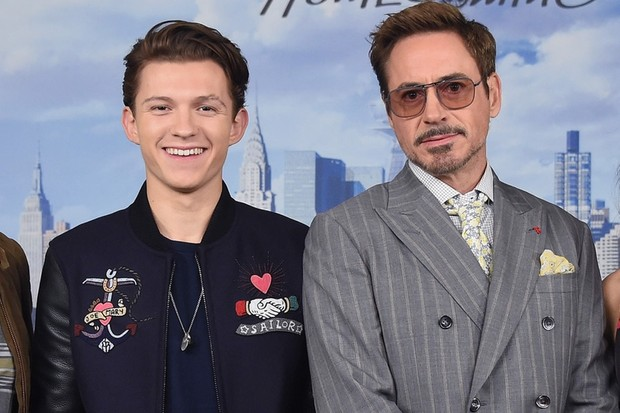
#> input picture rdj_tommy.jpg, 620 x 413 px
$ python practice.py
#> lines starting #> are read from the running program, lines starting #| are printed output that depends on the picture; after the words box and inside, x2 and y2 are one past the last pixel; in counts of white or black regions, pixels touching at a corner belong together
import cv2
from random import randrange

# Loading pre-trained data on frontal face

face_cascade = cv2.CascadeClassifier("haarcascade_frontalface_default.xml")

# Choosing an image
img = cv2.imread('rdj_tommy.jpg')
#> img is the input picture: shape (413, 620, 3); mean B, G, R 130.9, 119.1, 121.2

# converting to grayscale
gray_img = cv2.cvtColor(img, cv2.COLOR_BGR2GRAY)
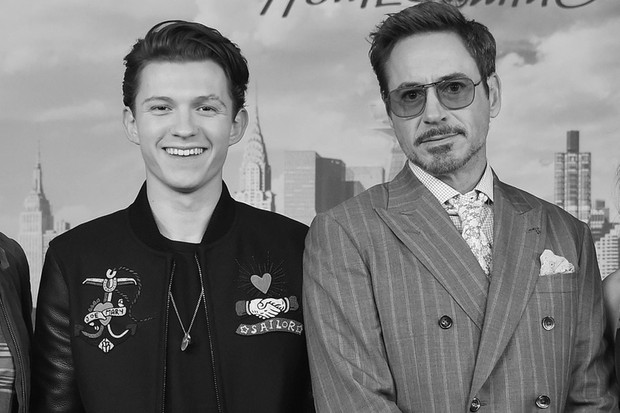
#> gray_img: shape (413, 620); min 0, max 255, mean 121.1

# Detect Faces using rectangles - x, y, width, height
face_coordinates = face_cascade.detectMultiScale(gray_img)
#> face_coordinates = [[121, 59, 125, 125], [363, 38, 146, 146]]

# print(face_coordinates)

# draw rectangle for the faces - image, top left coord, x+width/y+height , line color (BGR), line thicc
# loop through list of face coordinates for multiple individuals

for i in face_coordinates:
    (x, y, w, h) = i
    cv2.rectangle(img, (x,y),(x+w,y+h),(randrange(128,256),randrange(128,256),randrange(128,256)),5)
#> this loop made 2 passes
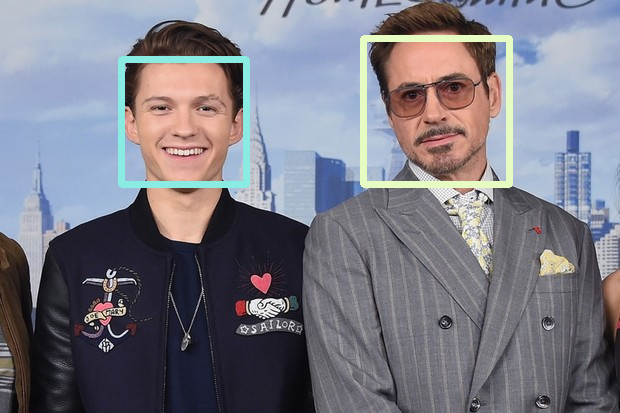
#> img: shape (413, 620, 3); 2.95% of pixels changed, all inside (x1, y1, x2, y2) = (118, 35, 513, 188)

# Display image
cv2.imshow("There's federal agents outside my house", img)
cv2.waitKey()

print("Lookin good bossu!")
